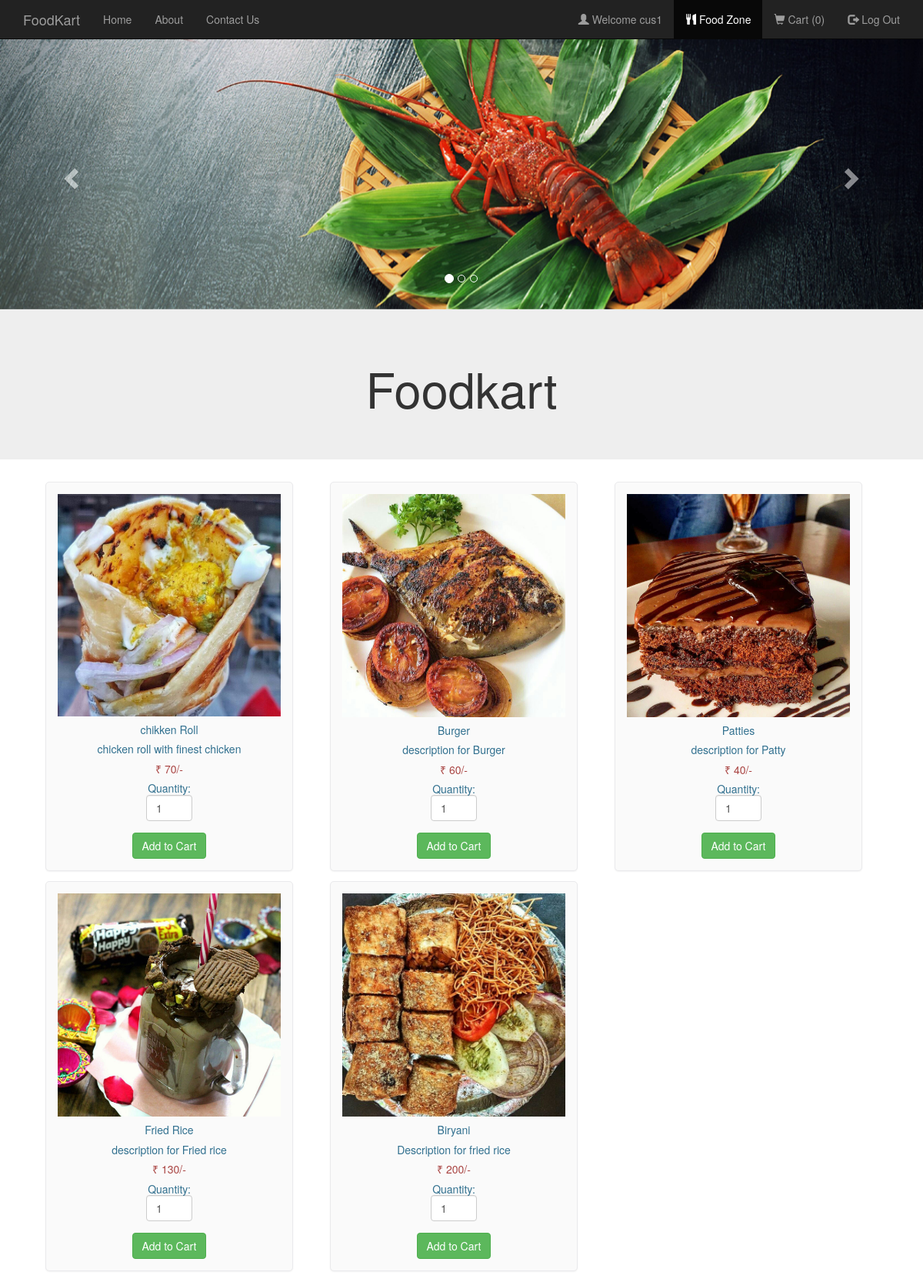
The page /foodlist.php (signed in) on the database its author committed.
### tables this page shows
CREATE TABLE `food` (
  `F_ID` int(30) NOT NULL,
  `name` varchar(30) NOT NULL,
  `price` int(30) NOT NULL,
  `description` varchar(200) NOT NULL,
  `R_ID` int(30) NOT NULL,
  `images_path` varchar(200) NOT NULL
);

### foodlist.php (the view, shortened to what this page needs)
<html>
  <head>
  </head>
  <link rel="stylesheet" type = "text/css" href ="css/foodlist.css">
  <link rel="stylesheet" type = "text/css" href ="css/bootstrap.min.css">
  <body>
    <nav class="navbar navbar-inverse navbar-fixed-top navigation-clean-search" role="navigation">
      <div class="container">
        <div class="navbar-header">
          <a class="navbar-brand" href="index.php">FoodKart</a>
        </div>
        <div class="collapse navbar-collapse " id="myNavbar">
          <ul class="nav navbar-nav">
            <li><a href="index.php">Home</a></li>
            <li><a href="aboutus.php">About</a></li>
            <li><a href="contactus.php">Contact Us</a></li>
          </ul>
<?php
if(isset($_SESSION['login_user1'])){
?>
          <ul class="nav navbar-nav navbar-right">
            <li><a href="#"><span class="glyphicon glyphicon-user"></span> Welcome <?php echo $_SESSION['login_user1']; ?> </a></li>
            <li><a href="myrestaurant.php">MANAGER CONTROL PANEL</a></li>
            <li><a href="logout_m.php"><span class="glyphicon glyphicon-log-out"></span> Log Out </a></li>
          </ul>
<?php
}
else if (isset($_SESSION['login_user2'])) {
  ?>
           <ul class="nav navbar-nav navbar-right">
            <li><a href="#"><span class="glyphicon glyphicon-user"></span> Welcome <?php echo $_SESSION['login_user2']; ?> </a></li>
            <li class="active" ><a href="foodlist.php"><span class="glyphicon glyphicon-cutlery"></span> Food Zone </a></li>
            <li><a href="cart.php"><span class="glyphicon glyphicon-shopping-cart"></span> Cart  (<?php
              if(isset($_SESSION["cart"])){
              $count = count($_SESSION["cart"]);
              echo "$count";
            }
              else
                echo "0";
              ?>) </a></li>
            <li><a href="logout_u.php"><span class="glyphicon glyphicon-log-out"></span> Log Out </a></li>
          </ul>
<?php
}
?>
        </div>
      </div>
    </nav>
    <div id="myCarousel" class="carousel slide" data-ride="carousel">
    <ol class="carousel-indicators">
      <li data-target="#myCarousel" data-slide-to="0" class="active"></li>
      <li data-target="#myCarousel" data-slide-to="1"></li>
      <li data-target="#myCarousel" data-slide-to="2"></li>
    </ol>
    <div class="carousel-inner">
      <div class="item active">
      <img src="images/slide001.jpg" style="width:100%;">
      <div class="carousel-caption">
      </div>
      </div>
    </div>
    <a class="left carousel-control" href="#myCarousel" data-slide="prev">
      <span class="glyphicon glyphicon-chevron-left"></span>
    </a>
    <a class="right carousel-control" href="#myCarousel" data-slide="next">
      <span class="glyphicon glyphicon-chevron-right"></span>
    </a>
    </div>
<div class="jumbotron">
  <div class="container text-center">
    <h1>Foodkart</h1>
  </div>
</div>
<div class="container" style="width:95%;">
<?php
$conn = Connect();
$sql = "SELECT * FROM FOOD ORDER BY F_ID";
$result = mysqli_query($conn, $sql);
if (mysqli_num_rows($result) > 0)
{
  while($row = mysqli_fetch_assoc($result)){
?>
<div class="col-md-4">
<form method="post" action="cart.php?action=add&id=<?php echo $row["F_ID"]; ?>">
<div class="mypanel" align="center";>
<img src="<?php echo $row["images_path"]; ?>" class="img-responsive">
<h5 class="text-info"><?php echo $row["name"]; ?></h5>
<h5 class="text-info"><?php echo $row["description"]; ?></h5>
<h5 class="text-danger">&#8377; <?php echo $row["price"]; ?>/-</h5>
<h5 class="text-info">Quantity: <input type="number" min="1" max="25" name="quantity" class="form-control" value="1" style="width: 60px;"> </h5>
<input type="submit" name="add" style="margin-top:5px;" class="btn btn-success" value="Add to Cart">
</div>
</form>
</div>
<?php
}
}
?>
</div>
</body>
</html>

### css/foodlist.css (style rules this page uses)
body,html { height: 100%; }
body { padding-top: 50px; background-image: url('bgimg1.jpg'); background-repeat: repeat; background-size: cover; background-position: center; }
.mypanel { border: 1px solid #eaeaec; margin: -1px 19px 3px -1px; box-shadow: 0 1px 2px rgba(0,0,0,0.05); background-color: #FAFAFA; padding:15px; border-radius: 5px; }
input { border: 5px solid white; }

### rows shown on the page
food: images_path (picture), name "chikken Roll", description "chicken roll with finest chicken", price "70"
food: images_path (picture), name "Burger", description "description for Burger", price "60"
food: images_path (picture), name "Patties", description "description for Patty", price "40"
food: images_path (picture), name "Fried Rice", description "description for Fried rice", price "130"
food: images_path (picture), name "Biryani", description "Description for fried rice", price "200"

### other values the page prints
$_SESSION['login_user2'] "cus1"
